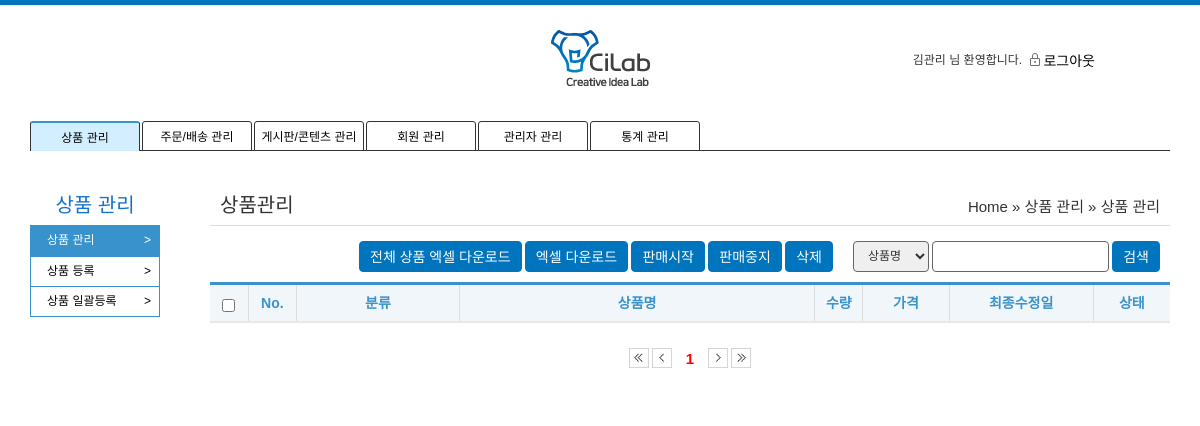
Before: /admin/pm/list.php (signed in) with the older database file.
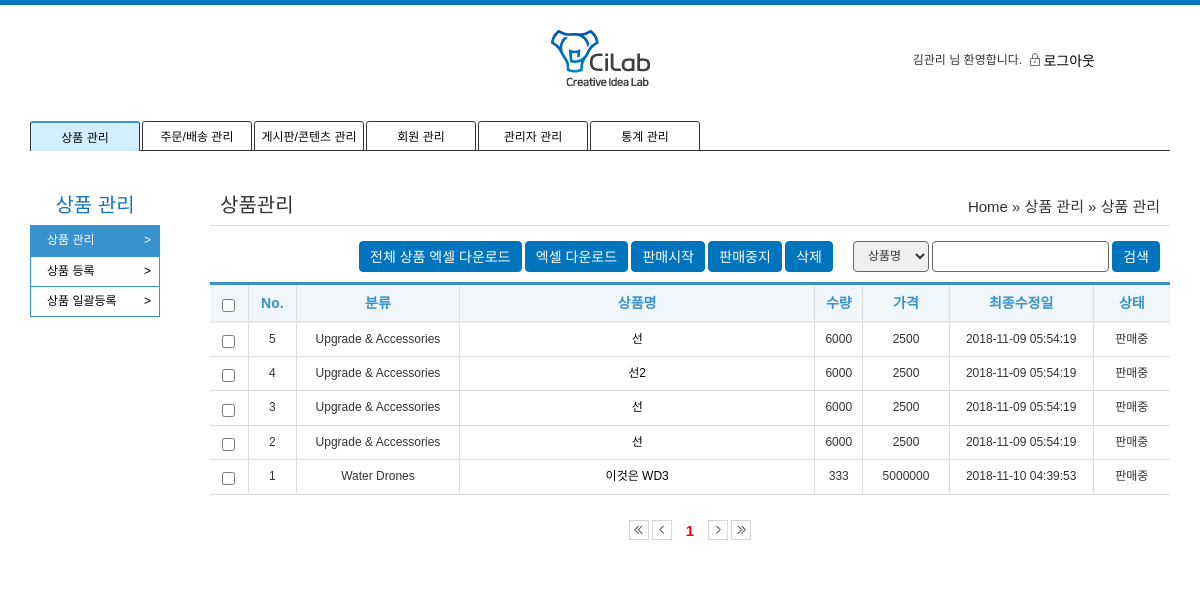
After: the same page with the newer database file.
### tables this page shows
CREATE TABLE IF NOT EXISTS `tb_product` (
  `pk_no` int(11) NOT NULL,
  `fd_name` varchar(50) DEFAULT NULL,
  `fd_price` int(11) DEFAULT NULL,
  `fd_category` varchar(50) DEFAULT NULL,
  `fd_content` longtext DEFAULT NULL,
  `fd_stock` int(11) DEFAULT NULL,
  `fd_date` varchar(50) DEFAULT NULL,
  `fd_status` varchar(50) DEFAULT NULL,
  `fd_delivery` int(11) DEFAULT NULL,
  `fd_made` varchar(50) DEFAULT NULL,
  `fd_main_img` varchar(200) DEFAULT NULL,
  `fd_new_main_img` varchar(200) DEFAULT NULL,
  `fd_sub_img` varchar(200) DEFAULT NULL,
  `fd_new_sub_img` varchar(200) DEFAULT NULL,
  `fd_option` varchar(200) DEFAULT NULL,
  `fk_admin` varchar(50) DEFAULT NULL,
  PRIMARY KEY (`pk_no`)
);

### admin/pm/list.php (the view, shortened to what the changed rows need)
<?php
	include '../admin_header.php';
	include_once("../../common.php");
	$page = $_GET['page'] ?? 1;
	$name = $_GET['p_name'] ?? '';
	$category = $_GET['category'] ?? 5;
	$status = $_GET['p_status'] ?? 3;
	$total_count = product_get_count($name,$category,$status);
	$query_string = $_SERVER['QUERY_STRING'];
	$query_arr = explode('&', $query_string);
	$query_string ="";
	foreach ($query_arr as $query) {
		$query_sp = explode('=', $query);
		if($query_sp[0]!='page'){
			$query_string .= $query."&";
		}
	}
?>
<section class="container">
	<table class="list-table">
		<colgroup>
		</colgroup>
		<thead class="admin_list">
			<tr>
				<th class="thead_th">
					<input type="checkbox" id="chk_all">
				</th>
				<th scope="col" class="thead_th">No.</th>
				<th scope="col" class="thead_th">분류</th>
				<th scope="col" class="thead_th">상품명</th>
				<th scope="col" class="thead_th">수량</th>
				<th scope="col" class="thead_th">가격</th>
				<th scope="col" class="thead_th">최종수정일</th>
				<th scope="col" class="thead_th">상태</th>
			</tr>
		</thead>
		<tbody>
				<?php
					$count = product_get_count_admin($page,$name,$category,$status);
					$count = $count-($page-1)*10;
					$result = while_get_production_list($page,$name,$category,$status);
					while ($r = mysqli_fetch_array($result)) {
				?>
			<tr>
				<td class="tbody_td">
					<input type="checkbox" class="list_chk">
				</td>
				<td class="tbody_td"><?= $count?></td>
				<td class="tbody_td">
					<?php
						if($r['fd_category']==1) echo "Water Drones";
						elseif($r['fd_category']==2) echo "Upgrade & Accessories";
						elseif($r['fd_category']==3) echo "DIY & Parts";
						elseif($r['fd_category']==4) echo "Water Education Kit";
					?>
				</td>
				<td class="tbody_td"><a href="detail.php?no=<?=$r['pk_no']?>"><?= $r['fd_name']?></a></td>
				<td class="tbody_td"><?=$r['fd_stock']?></td>
				<td class="tbody_td"><?=$r['fd_price']?></td>
				<td class="tbody_td"><?=$r['fd_date']?></td>
				<td class="tbody_td"><?=$r['fd_status']?></td>
			</tr>
				<?php
					$count=$count-1;
					}
				?>
		</tbody>
	</table>
	<div class="page_nav">
		<a href="?<?=$query_string?>page=1">
			<img src="/images/icon/btn_first.png" alt="pre" id="first_img" class="page_nav_btn">
		</a>
		<a href="?<?=$query_string?>page=<?php if($page>1){ echo $page-1;}else{ echo '1';} ?>">
			<img src="/images/icon/btn_prev.png" alt="pre" id="prev_img" class="page_nav_btn" >
		</a>
		<?php
			$page_info = make_page($page,$total_count,$query_string,10);
		?>
		<a href="?<?=$query_string?>page=<?php if($page<$page_info[0]){ echo $page+1;}else{ echo $page_info[1];} ?>">
			<img src="/images/icon/btn_next.png" alt="pre" id="next_img" class="page_nav_btn">
		</a>
		<a href="?<?=$query_string?>page=<?=$page_info[0]?>">
			<img src="/images/icon/btn_last.png" alt="pre" id="last_img" class="page_nav_btn">
		</a>
	</div>
</section>
</body>
</html>

### common.php (shortened to what the changed rows need)
<?php
	include_once('config/db_config.php');
	$mysqli = new mysqli($host, $user, $pw, $dbName);
    function make_page($page,$total_count,$query_string,$count){
    	if($page%$count==1)
			$start_num = $page;
		else
			$start_num = (ceil($page/$count)-1)*$count+1;
		$total_count = $total_count[0];
		if($total_count == 0 ) $total_count = 1;
		$page_size = $count+$start_num-1;
		$total_page = ceil($total_count/$count);
		if($page_size>$total_page){
			$for_end = $total_page;
		}else{
			$for_end = $page_size;
		};
		for($i=$start_num; $i<=$for_end;$i++){
			if ($page ==$i){
				echo "<a class = 'page_num on'>".$i."</a>";
			}else{
				echo "<a href='?".$query_string."page=".$i."' class = 'page_nav_btn page_num'>".$i."</a>";
			}
		}
		return [$total_page,$for_end];
    }
	function query_send($query){
		global $mysqli;
		return mysqli_query($mysqli, $query);
	}
	function while_get_production_list($start_num,$name,$category,$status){
		$start_num = ($start_num-1)*10;
		$query = 'select * from tb_product where fd_name like "%'.$name.'%"';
		$query .= ' order by fd_category desc limit '.$start_num.', 10 ';
		$result = query_send($query);
		return $result;
	}
	function product_get_count_admin($start_num,$name,$category,$status){
		$query = 'select count(*) from tb_product where fd_name like "%'.$name.'%"';
		$result = query_send($query);
		$info = mysqli_fetch_array($result);
		return $info[0];
	}
	function product_get_count($name,$category,$status){
		$query = 'select count(*) from tb_product where fd_name like "%'.$name.'%"';
		$result = query_send($query);
		$count = mysqli_fetch_array($result);
		return $count;
	}
?>

Changed rows visible on the page:
added tb_product: count "5", fd_category "Upgrade & Accessories", fd_name "선", fd_stock "6000", fd_price "2500", fd_date "2018-11-09 05:54:19", fd_status "판매중"
added tb_product: count "4", fd_category "Upgrade & Accessories", fd_name "선2", fd_stock "6000", fd_price "2500", fd_date "2018-11-09 05:54:19", fd_status "판매중"
added tb_product: count "3", fd_category "Upgrade & Accessories", fd_name "선", fd_stock "6000", fd_price "2500", fd_date "2018-11-09 05:54:19", fd_status "판매중"
added tb_product: count "2", fd_category "Upgrade & Accessories", fd_name "선", fd_stock "6000", fd_price "2500", fd_date "2018-11-09 05:54:19", fd_status "판매중"
added tb_product: count "1", fd_category "Water Drones", fd_name "이것은 WD3", fd_stock "333", fd_price "5000000", fd_date "2018-11-10 04:39:53", fd_status "판매중"
